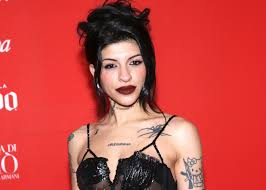
#> input picture Parcial3/Reconocimiento facial/unidad 4/cazzu.jpg, 266 x 190 px
$ python practica5correccion.py
#> lines starting #> are read from the running program, lines starting #| are printed output that depends on the picture
#> the answer given: ../Parcial3/Reconocimiento facial/unidad 4/cazzu.jpg
# -*- coding: utf-8 -*-
"""
Created on Fri Feb 27 10:39:05 2026

@author: lizal
"""

import cv2
import easygui as vent

def extraercaracteristicas(imagen):
    img= cv2.imread(imagen)
#> img is the input picture: shape (190, 266, 3); mean B, G, R 66.9, 70.8, 199.6
    img= cv2.resize(img, (200,200))
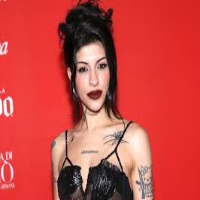
#> img: shape (200, 200, 3); mean B, G, R 66.8, 70.7, 199.5
    copia= img.copy()
    copia= cv2.cvtColor(copia, cv2.COLOR_BGR2GRAY)
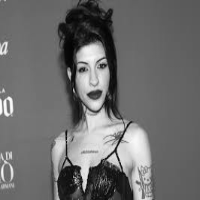
#> copia: shape (200, 200); min 3, max 253, mean 108.8
    sift= cv2.SIFT_create(nfeatures=150)
    pr,d= sift.detectAndCompute(copia, None)
#> pr = 150 keypoints; strongest (x, y, size): (84, 187, 2.6), (115, 151, 2.6), (69, 74, 2.9), (94, 95, 6.7)
    return img,pr,d

def compararImagenes(pr,d,pr2,d2):
    bf= cv2.BFMatcher()
    coincidencias= bf.knnMatch(d,d2, k=2)
    caracteristicas= []
    for a in coincidencias:
        if len(a) == 2:
            c,b= a
            if c.distance <0.6 * b.distance:
                caracteristicas.append(c)
    if max(len(pr),len(pr2))>0:
        similitud= len(caracteristicas)/min(len(pr), len(pr2))
    else:
        similitud=0
    return similitud,caracteristicas
imagen1 = vent.fileopenbox(msg='Abrir imagen', title='Abrir imagen', default='', filetypes=['*.jpg'])
img,pr,d = extraercaracteristicas(imagen1)
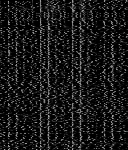
#> d: shape (150, 128) float32; min 0, max 169, mean 24.9
imagen2 = vent.fileopenbox(msg='Abrir imagen', title='Abrir imagen', default='', filetypes=['*.jpg'])
#> the answer given: ../Parcial3/Reconocimiento facial/unidad 4/liz.jpg
img2,pr2,d2= extraercaracteristicas(imagen2)
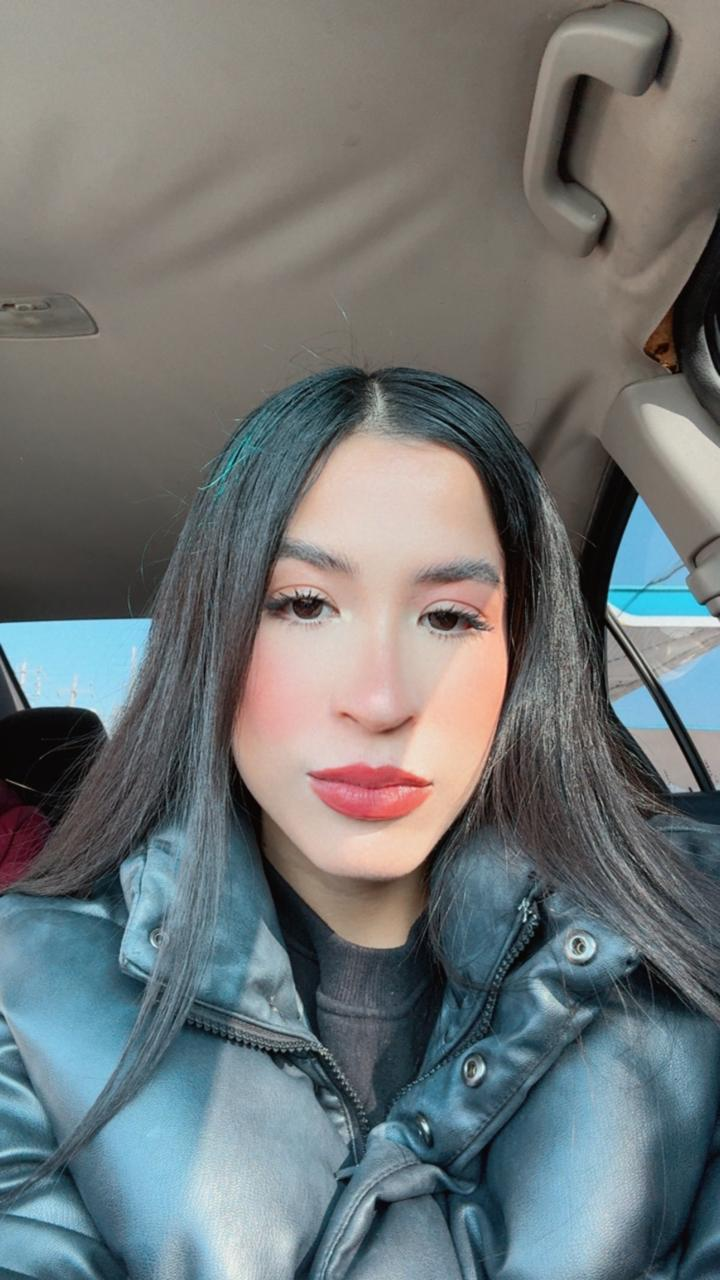
#> input picture Parcial3/Reconocimiento facial/unidad 4/liz.jpg, 720 x 1280 px
#> in extraercaracteristicas, img is the input picture: shape (1280, 720, 3); mean B, G, R 118.1, 117.4, 112.1
#> in extraercaracteristicas (call 2), `copia= cv2.cvtColor(copia, cv2.COLOR_BGR2GRAY)`:
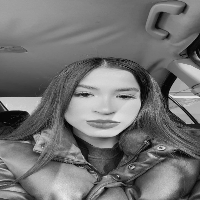
#> copia: shape (200, 200); min 3, max 237, mean 115.8
#> in extraercaracteristicas (call 2), `pr,d= sift.detectAndCompute(copia, None)`: pr = 150 keypoints; strongest (x, y, size): (12, 104, 10.5), (86, 95, 3.3), (123, 97, 2.9), (28, 104, 12.7)
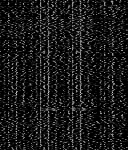
#> d2: shape (150, 128) float32; min 0, max 203, mean 25.6
#> pr2 has the same summary as pr in extraercaracteristicas
if img is None or img2 is None:
    print("Error al cargar")
else:
    similitud,caracteristicas= compararImagenes(pr, d, pr2, d2)
#> in compararImagenes, `coincidencias= bf.knnMatch(d,d2, k=2)`: coincidencias = 150 matches
#> the loop in compararImagenes, `for a in coincidencias:` made 150 passes
#> after the loop in compararImagenes, `for a in coincidencias:`: caracteristicas = []
#> in compararImagenes, `similitud= len(caracteristicas)/min(len(pr), len(pr2))`: similitud = 0
#> similitud = 0; caracteristicas = []
    print("Puntos de referencia de la imagen 1",len(pr))
#| Puntos de referencia de la imagen 1 150
    print("Puntos de referencia de la imagen 2",len(pr2))
#| Puntos de referencia de la imagen 2 150
    print("Caracteristicas encontradas ",len(caracteristicas))
#| Caracteristicas encontradas  0
    print("Similitud",similitud)
#| Similitud 0.0

resultado = cv2.drawMatches(img, pr, img2, pr2, caracteristicas, None, flags=cv2.DrawMatchesFlags_NOT_DRAW_SINGLE_POINTS)
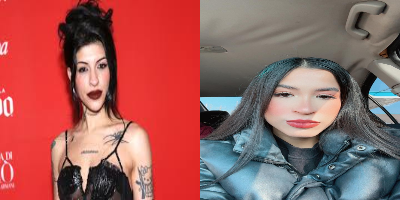
#> resultado: shape (200, 400, 3); mean B, G, R 92.4, 94, 155.8

if similitud > 0.5 and len(caracteristicas) > 30:
    print("es la misma imagen")
else:
    print("no es la misma imagen")
cv2.namedWindow('Imagen1', cv2.WINDOW_NORMAL)
cv2.imshow('Imagen1', img)
cv2.namedWindow('Imagen2', cv2.WINDOW_NORMAL)
cv2.imshow('Imagen2', img2)
cv2.namedWindow('Resultado', cv2.WINDOW_NORMAL)
cv2.imshow('Resultado', resultado)

cv2.waitKey(0)
cv2.destroyAllWindows()
